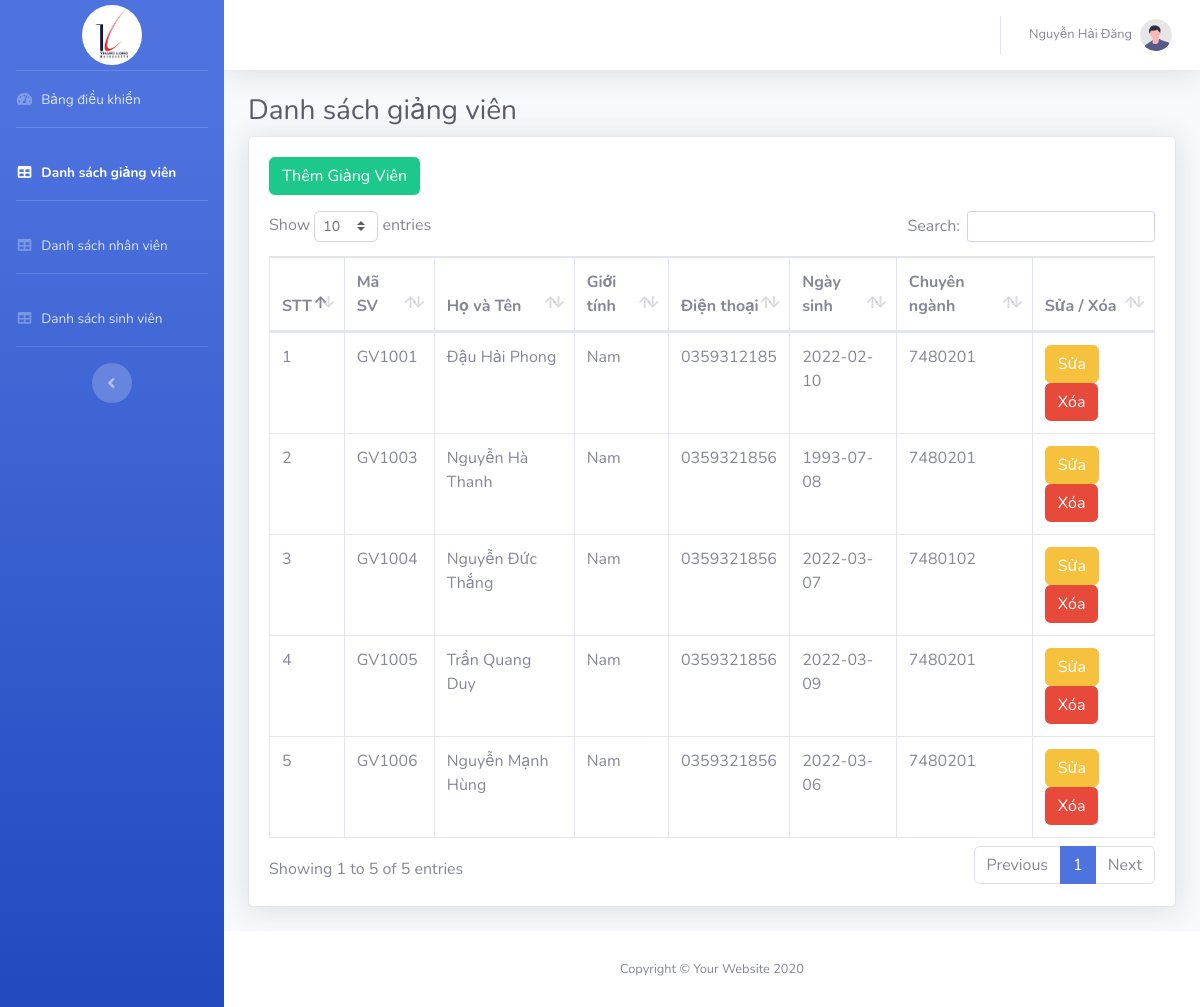
/index.php?controller=admin&action=danhsachgiangvien (signed in), run on the app's committed database.
### tables this page shows
CREATE TABLE `giangvien` (
  `id` int(11) NOT NULL,
  `magiangvien` varchar(6) NOT NULL,
  `hovaten` varchar(200) NOT NULL,
  `diachi` varchar(200) NOT NULL,
  `email` varchar(200) NOT NULL,
  `dienthoai` varchar(10) NOT NULL,
  `cmnd` varchar(12) NOT NULL,
  `ngaysinh` date NOT NULL,
  `image` varchar(200) NOT NULL,
  `role_id` int(11) NOT NULL DEFAULT 2,
  `gioitinh` varchar(500) NOT NULL DEFAULT 'nam',
  `password` varchar(50) NOT NULL,
  `chuyennganh` varchar(10) NOT NULL,
  `ChuNhiem` varchar(10) NOT NULL,
  `trangthai` tinyint(1) NOT NULL DEFAULT 1,
  `created_at` date NOT NULL,
  `updated_at` date NOT NULL
);

### models/admin.php (called while the page is built, shortened)
<?php
class admin
{
    private $conn;
    public function __construct($conn)
    {
        $this->conn = $conn;
    }
    public function execute($sql)
    {
        $this->result = $this->conn->query($sql);
        return $this->result;
    }
    public function getAllData($table)
    {
        $sql = "select * from $table";
        return $this->execute($sql);
    }
}

### view/admin/danhsachgiangvien.php (the view, shortened to what this page needs)
 <link href="vendor/fontawesome-free/css/all.min.css" rel="stylesheet" type="text/css">
    <link href="css/sb-admin-2.min.css" rel="stylesheet">
    <link href="vendor/datatables/dataTables.bootstrap4.min.css" rel="stylesheet">
<div id="wrapper">
<?php require_once("./view/admin/headeradminLeft.php"); ?>
  <div id="content-wrapper" class="d-flex flex-column">
    <div id="content">
      <?php require_once("./view/admin/headeradminTop.php"); ?>
      <div class="container-fluid">
        <h1 class="h3 mb-2 text-gray-800">Danh sách giảng viên</h1>
        <div class="card shadow mb-4">
          <div class="card-body">
            <div class="table-responsive">
            <a class="btn btn-success" href="?controller=admin&action=themgiangvien"style="margin-bottom: 1rem;">Thêm Giảng Viên</a>
              <table class="table table-bordered" id="dataTable" width="100%" cellspacing="0">
                <thead>
                  <tr>
                    <th>STT</th>
                    <th>Mã SV</th>
                    <th>Họ và Tên</th>
                    <th>Giới tính</th>
                    <th>Điện thoại</th>
                    <th>Ngày sinh</th>
                    <th>Chuyên ngành</th>
                    <th>Sửa / Xóa</th>
                  </tr>
                </thead>
                <tbody>
                <?php $gv=0;
                    if($listGiangvien != '')
                    {
                        foreach ($listGiangvien as $info){
                          if($info['role_id'] == 2){
                            $gv++;
                        ?>
                            <tr>
                              <td><?= $gv?></td>
                              <td class="item-monhoc"><?= $info['magiangvien']?></td>
                              <td class="item-monhoc"><?= $info['hovaten']?></td>
                              <td class="item-monhoc"><?= $info['gioitinh']?></td>
                              <td class="item-monhoc"><?= $info['dienthoai']?></td>
                              <td class="item-monhoc"><?= $info['ngaysinh']?></td>
                              <td class="item-monhoc"><?= $info['chuyennganh']?></td>
                              <td class="item-monhoc">
                              <a class="btn btn-warning" href="?controller=admin&action=suagiangvien&id=<?= $info['id'] ?>">Sửa</a>
                              <a class="btn btn-danger" href="?controller=admin&action=xoagiangvien&id=<?= $info['id'] ?>">Xóa</a>
                              </td>
                            </tr><?php }} ?>
                    <?php } ?>
                </tbody>
              </table>
            </div>
          </div>
        </div>
      </div>
    </div>
    <?php require_once("./view/admin/footeradmin.php"); ?>
  </div>
</div>

### index.php (shortened to what this page needs)
<!DOCTYPE html>
<html lang="en">
<head>
</head>
<body>
    <?php
    $controllerObj = new $controller_name();
    $controllerObj->run();
    ?>
</body>
</html>

### controllers/admin_controller.php (shortened to what this page needs)
<?php
require_once("./models/admin.php");
class admin_controller
{
    public function run()
    {
        $dbh = DatabaseConnection::getInstance();
        $dbc = $dbh->getConnection();
        $this->db = new admin($dbc);
        $action = filter_input(INPUT_GET, "action");
        if (method_exists($this, $action)) {
            $this->$action();
        } else {
            $this->main();
        }
    }
    function danhsachgiangvien()
    {
        $listGiangvien = $this->db->getAllData('giangvien');
        require_once("./view/admin/danhsachgiangvien.php");
    }
}

### view/admin/headeradminLeft.php (shortened to what this page needs)
     <link href="vendor/fontawesome-free/css/all.min.css" rel="stylesheet" type="text/css">
    <link href="css/sb-admin-2.min.css" rel="stylesheet">
    <link href="vendor/datatables/dataTables.bootstrap4.min.css" rel="stylesheet">
<ul class="navbar-nav bg-gradient-primary sidebar sidebar-dark accordion" id="accordionSidebar">
  <a class="sidebar-brand d-flex align-items-center justify-content-center" href="?controller=admin&action=dashboardadmin" >
    <img style="width: 60px; height:60px; border-radius: 100px" src="./img/logotlu.jpg" alt="logo">
  </a>
  <hr class="sidebar-divider my-0">
  <li class="nav-item  <?php
        if(isset($_GET['action']))
        if($_GET['action'] == 'dashboardadmin'  ){echo 'active';}
    ?>">
    <a class="nav-link" href="?controller=admin&action=dashboardadmin">
      <i class="fas fa-fw fa-tachometer-alt"></i>
      <span>Bảng điều khiển</span></a>
  </li>
  <hr class="sidebar-divider">
  <li class="nav-item  <?php  if(isset($_GET['action'])) if($_GET['action'] == 'danhsachgiangvien'){echo ' active';}?>">
    <a class="nav-link" href="?controller=admin&action=danhsachgiangvien">
      <i class="fas fa-fw fa-table"></i>
      <span>Danh sách giảng viên</span></a>
  </li>
  <hr class="sidebar-divider">
  <li class="nav-item <?php  if(isset($_GET['action'])) if($_GET['action'] == 'danhsachnhanvien'){echo ' active';}?>">
    <a class="nav-link" href="?controller=admin&action=danhsachnhanvien">
      <i class="fas fa-fw fa-table"></i>
      <span>Danh sách nhân viên</span></a>
  </li>
  <hr class="sidebar-divider">
  <li class="nav-item  <?php  if(isset($_GET['action'])) if($_GET['action'] == 'danhsachsinhvien'){echo ' active';}?>">
    <a class="nav-link" href="?controller=admin&action=danhsachsinhvien">
      <i class="fas fa-fw fa-table"></i>
      <span>Danh sách sinh viên</span></a>
  </li>
  <hr class="sidebar-divider d-none d-md-block">
  <div class="text-center d-none d-md-inline">
    <button class="rounded-circle border-0" id="sidebarToggle"></button>
  </div>
</ul>

### view/admin/headeradminTop.php (shortened to what this page needs)
<nav class="navbar navbar-expand navbar-light bg-white topbar mb-4 static-top shadow">
    <ul class="navbar-nav ml-auto">
        <li class="nav-item dropdown no-arrow">
            <a class="nav-link dropdown-toggle" href="#" id="userDropdown" role="button" data-toggle="dropdown" aria-haspopup="true" aria-expanded="false">
                <span class="mr-2 d-none d-lg-inline text-gray-600 small"><?php  echo $_SESSION['name'];?></span>
                <img class="img-profile rounded-circle" src="img/undraw_profile.svg">
            </a>
        </li>
    </ul>
</nav>

### view/admin/footeradmin.php
<footer class="sticky-footer bg-white">
    <div class="container my-auto">
        <div class="copyright text-center my-auto">
            <span>Copyright &copy; Your Website 2020</span>
        </div>
    </div>
</footer>

### index.php (style rules this page uses)
th { text-align: center; }

### data on the page
giangvien: magiangvien "GV1001", hovaten "Đậu Hải Phong", gioitinh "Nam", dienthoai "0359312185", ngaysinh "2022-02-10", chuyennganh "7480201"
giangvien: magiangvien "GV1003", hovaten "Nguyễn Hà Thanh", gioitinh "Nam", dienthoai "0359321856", ngaysinh "1993-07-08", chuyennganh "7480201"
giangvien: magiangvien "GV1004", hovaten "Nguyễn Đức Thắng", gioitinh "Nam", dienthoai "0359321856", ngaysinh "2022-03-07", chuyennganh "7480102"
giangvien: magiangvien "GV1005", hovaten "Trần Quang Duy", gioitinh "Nam", dienthoai "0359321856", ngaysinh "2022-03-09", chuyennganh "7480201"
giangvien: magiangvien "GV1006", hovaten "Nguyễn Mạnh Hùng", gioitinh "Nam", dienthoai "0359321856", ngaysinh "2022-03-06", chuyennganh "7480201"

### other printed values
$_SESSION['name'] "Nguyễn Hải Đăng"
